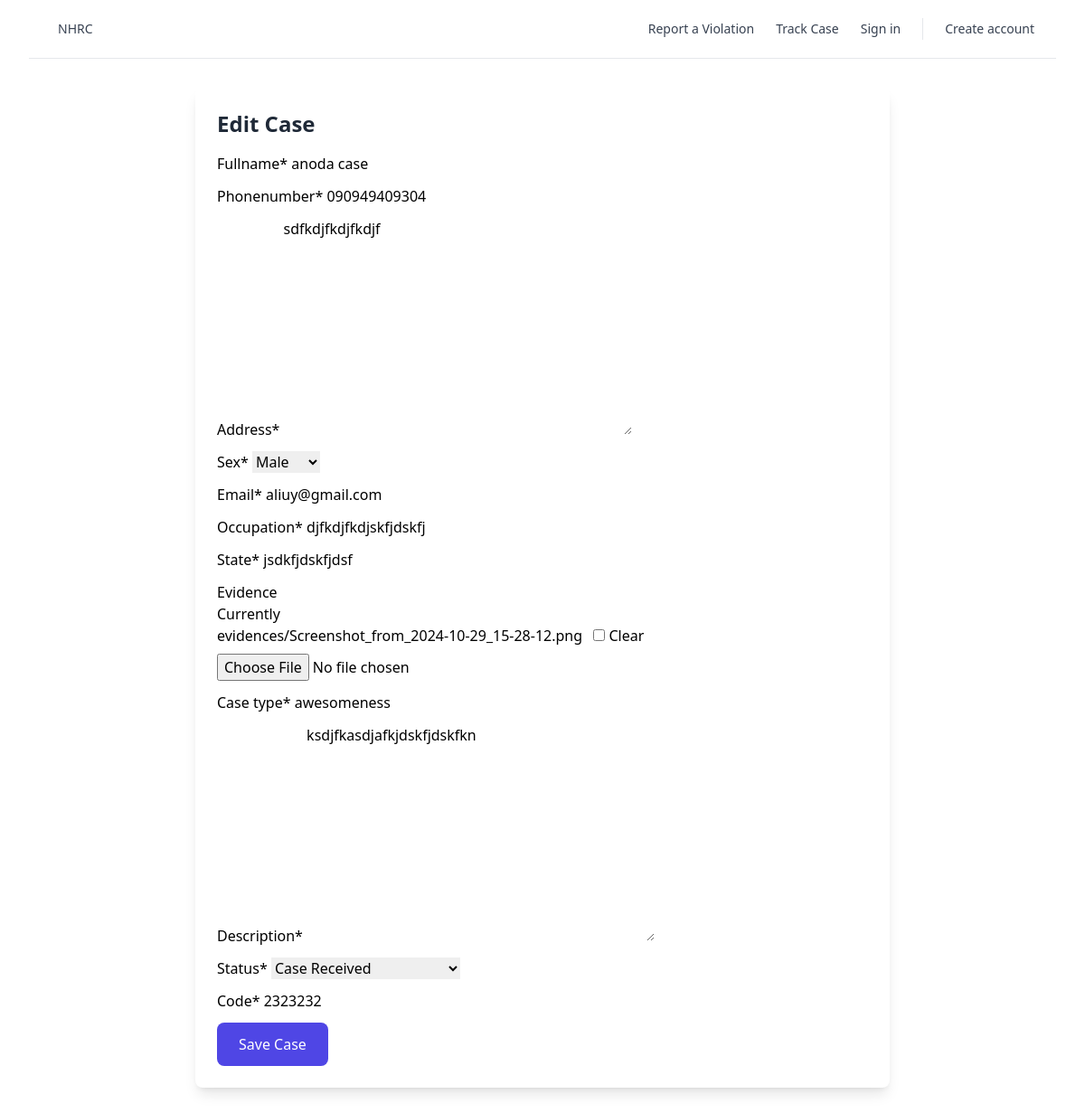
The app's page /cases/1/edit/, older data.
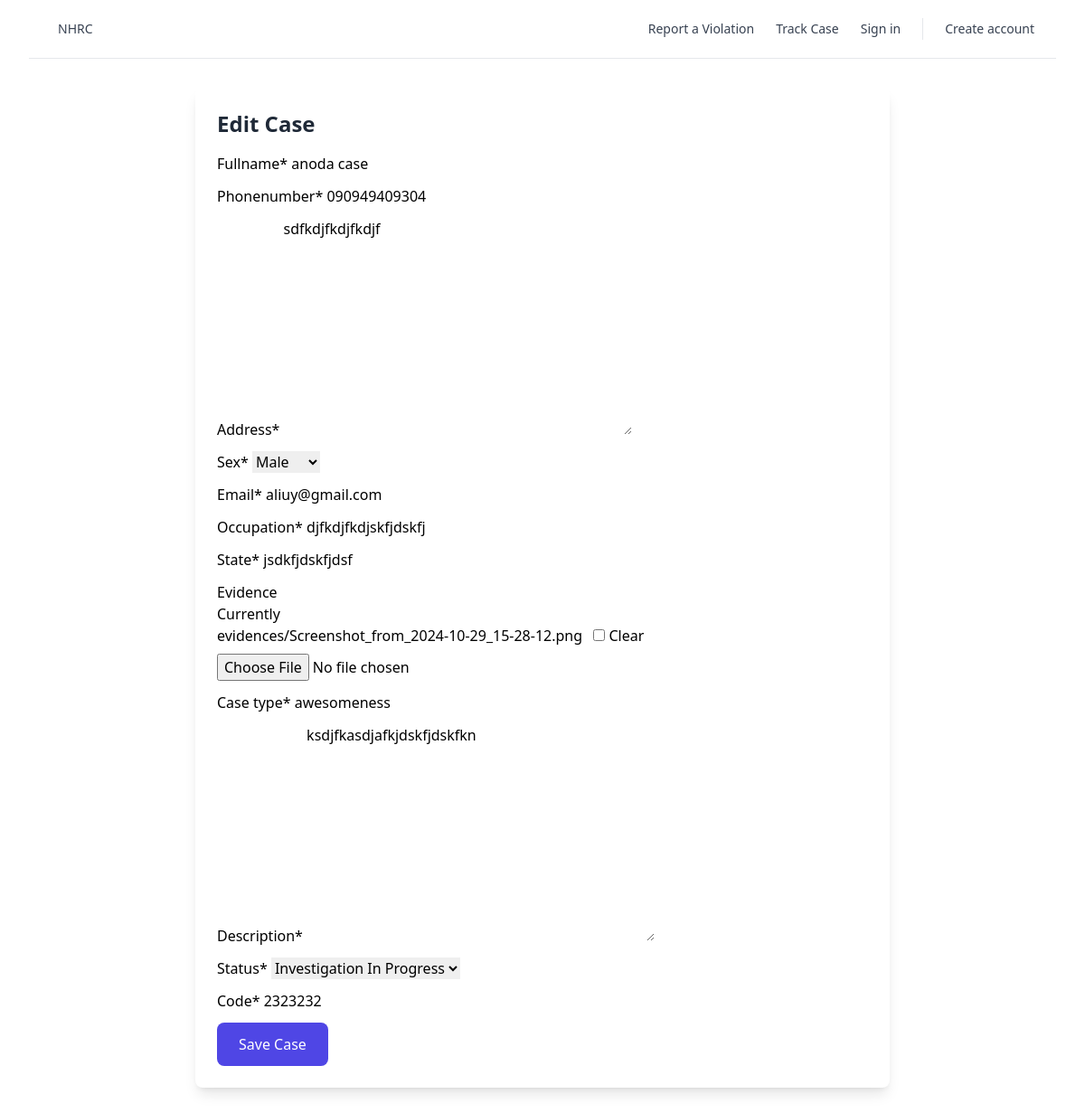
The same page, newer data.
### cases/models.py (models this page shows, shortened)
class Case(models.Model):
    SEX = (
        ('M', 'Male'),
        ('F', 'Female'),
    )
    fullname = models.CharField(max_length=255)
    phonenumber = models.CharField(max_length=20)
    address = models.TextField()
    sex = models.CharField(max_length=10, choices=SEX)
    email = models.EmailField()
    occupation = models.CharField(max_length=100)
    state = models.CharField(max_length=100)
    evidence = models.FileField(upload_to='evidence/', blank=True, null=True)
    case_type = models.CharField(max_length=100)
    description = models.TextField()
    status = models.CharField(max_length=50, choices=[('Received', 'Case Received'), ('Review', 'Initial Review Completed'), ('Investigation', 'Investigation In Progress'), ('Resolution', 'Resolution')], default='Received')
    code = models.CharField(max_length=20, unique=True)
    case_received_date = models.DateField(null=True, blank=True)
    initial_review_date = models.DateField(null=True, blank=True)
    investigation_start_date = models.DateField(null=True, blank=True)
    resolution_date = models.DateField(null=True, blank=True)

### cases/views.py (the view)
# urls.py: path('<int:pk>/edit/', CaseUpdateView.as_view(), name='edit_case'),
class CaseUpdateView(UpdateView, LoginRequiredMixin):
    model = Case
    form_class = CaseEditForm
    template_name = 'cases/case_form.html'
    success_url = reverse_lazy('cases:cases_list')

### cases/forms.py
class CaseEditForm(forms.ModelForm):
    class Meta:
        model = Case
        fields = [
            'fullname', 'phonenumber', 'address', 'sex', 'email',
            'occupation', 'state', 'evidence', 'case_type',
            'description', 'status', 'code'
        ]

### cases/templates/cases/case_form.html (shortened to what this page needs)
{% extends '_base.html' %}
{% load crispy_forms_tags %}
{% block content %}
<main class="container mx-auto py-8 max-w-3xl">
    <div class="bg-white rounded-lg shadow-lg p-6">
        <h2 class="text-2xl font-bold mb-4 text-gray-800">
            {% if view.action == 'Add' %} Add Case {% else %} Edit Case {% endif %}
        </h2>
        <form method="post" enctype="multipart/form-data">
            {% csrf_token %} {{ form|crispy }}
            <button
                type="submit"
                class="bg-indigo-600 text-white px-6 py-3 rounded-lg hover:bg-indigo-700"
            >
                Save Case
            </button>
        </form>
    </div>
</main>
{% endblock %}

Row changes from the older to the newer data that the page shows:
changed Case "anoda case": status "Case Received" → "Investigation In Progress"
